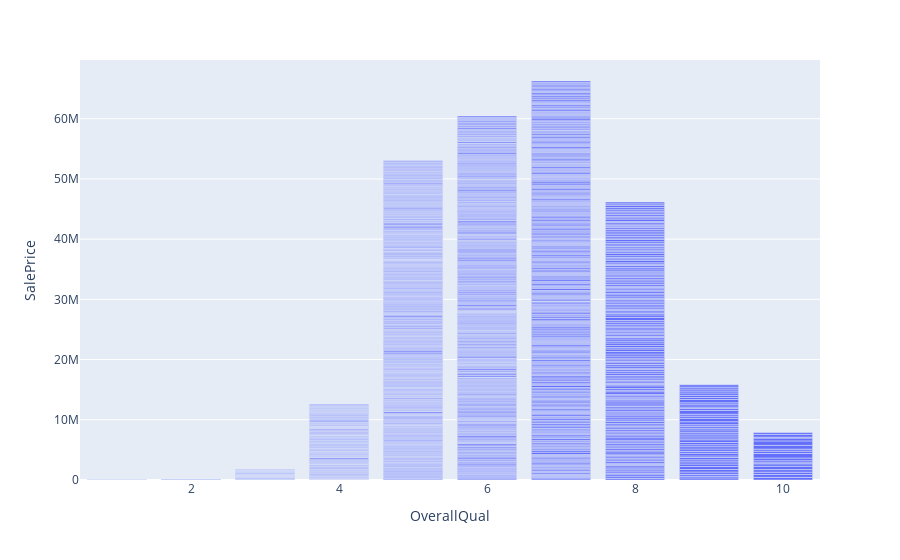

This figure's notebook cell:
### Code cell
# We can tell that the columns "OverallQual" and " GrLivArea" are more correlated to "SalePrice"
# We go into indepth how correlated they are

#OverallQual vs SalePrice

overall_vs_sale = px.bar(train,x="OverallQual", y="SalePrice")
overall_vs_sale.show()

### Figure 1 — Plotly figure (JSON) as saved in the notebook; plotly's stock layout.template omitted (floating-point values rounded to 4 significant figures; data arrays with more than 128 entries replaced by an {"elided": "..."} marker saying what was removed)
{"data": [{"alignmentgroup": "True", "hovertemplate": "OverallQual=%{x}<br>SalePrice=%{y}<extra></extra>", "legendgroup": "", "marker": {"color": "#636efa", "pattern": {"shape": ""}}, "name": "", "offsetgroup": "", "orientation": "v", "showlegend": false, "textposition": "auto", "type": "bar", "x": {"elided": "1460 int values"}, "xaxis": "x", "y": {"elided": "1460 int values"}, "yaxis": "y"}], "layout": {"barmode": "relative", "legend": {"tracegroupgap": 0}, "margin": {"t": 60}, "xaxis": {"anchor": "y", "domain": [0, 1], "title": {"text": "OverallQual"}}, "yaxis": {"anchor": "x", "domain": [0, 1], "title": {"text": "SalePrice"}}}}
